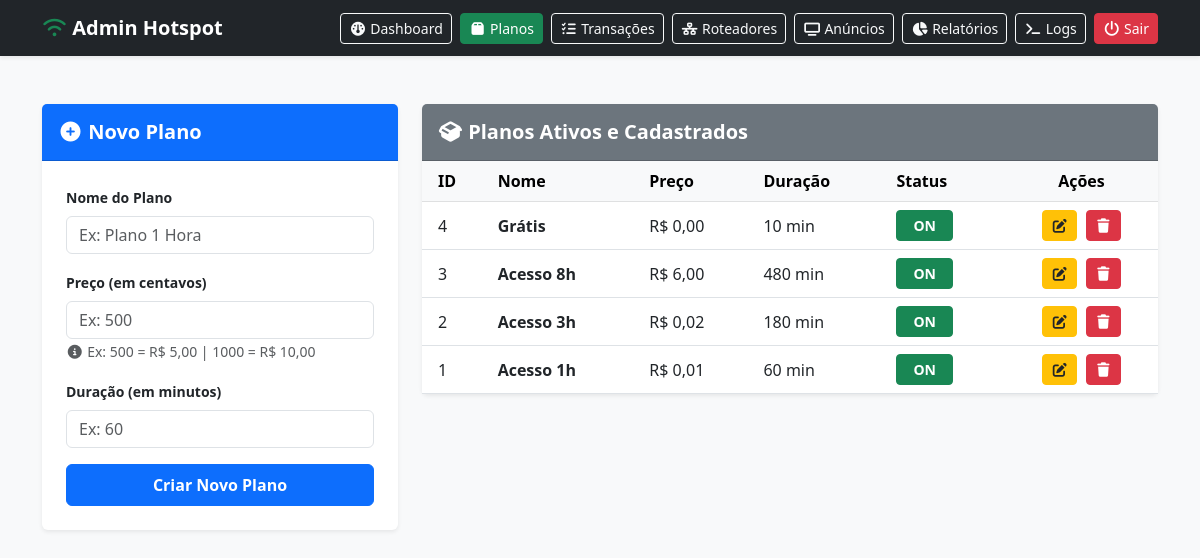
/admin/plans (signed in), run on an earlier commit of the app's database.
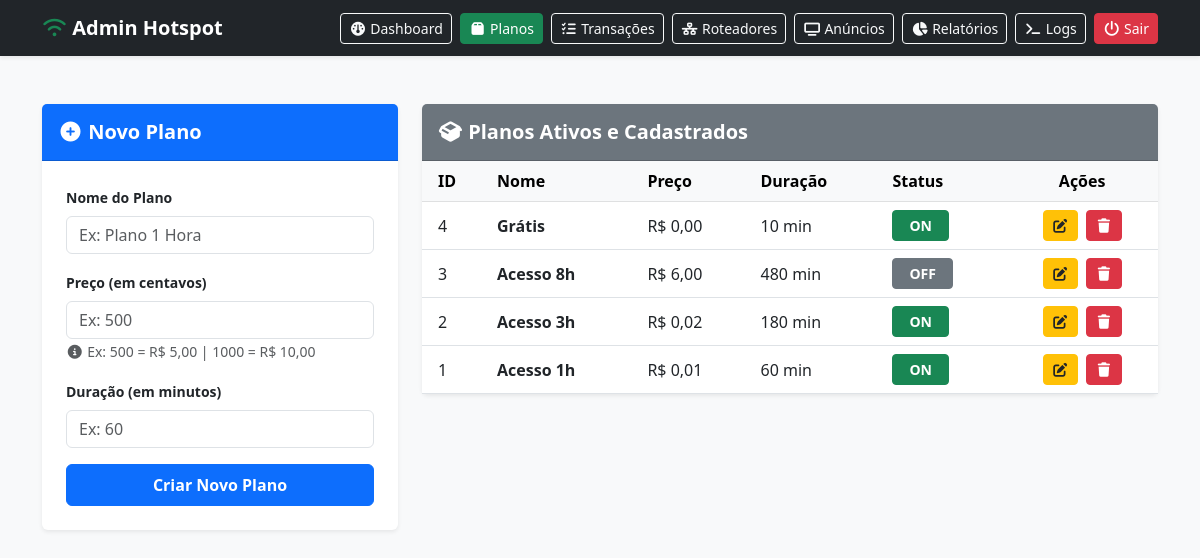
And on a later commit of the database.
### tables this page shows
CREATE TABLE `planos` (
  `id` int(11) NOT NULL,
  `name` varchar(100) NOT NULL,
  `price_cents` int(11) NOT NULL COMMENT 'Valor em cêntimos. Ex: 500 = R$ 5,00',
  `duration_minutes` int(11) NOT NULL COMMENT 'Tempo de navegação em minutos',
  `criado_em` timestamp NOT NULL DEFAULT current_timestamp(),
  `ativo` tinyint(1) DEFAULT 1
);

### controllers/admin/planos.php (called while the page is built, shortened)
<?php
require_once __DIR__ . '/../../models/banco.php';
class Planos
{
    private $db;
    public function __construct()
    {
        $this->db = new Banco();
    }
    public function index()
    {
        $plans = $this->db->getAll("SELECT * FROM planos ORDER BY id DESC");
        require_once __DIR__ . '/../../views/admin/planos.php';
    }
}

### models/banco.php (called while the page is built, shortened)
<?php
class Banco {
    private $pdo;
    public function __construct() {
        try {
            $opcoes = [
                PDO::ATTR_ERRMODE => PDO::ERRMODE_EXCEPTION,
                PDO::ATTR_DEFAULT_FETCH_MODE => PDO::FETCH_ASSOC,
                PDO::MYSQL_ATTR_INIT_COMMAND => "SET NAMES utf8mb4 COLLATE utf8mb4_unicode_ci, time_zone = '-03:00'"
            ];
            $this->pdo = new PDO(
                "mysql:host=" . DB_HOST . ";dbname=" . DB_NAME . ";charset=utf8mb4",
                DB_USER,
                DB_PASS,
                $opcoes
            );
        } catch (PDOException $e) {
            die("Erro crítico de infraestrutura: Falha na comunicação com o banco de dados.");
        }
    }
    public function query($sql, $params = []) {
        $stmt = $this->pdo->prepare($sql);
        $stmt->execute($params);
        return $stmt;
    }
    public function getAll($sql, $params = []) {
        return $this->query($sql, $params)->fetchAll();
    }
}
?>

### views/admin/planos.php (the view, shortened to what the changed rows need)
<?php include __DIR__ . '/header.php'; ?>
<div class="container mt-5">
    <div class="row">
        <div class="col-md-8 mb-4">
            <div class="card shadow-sm border-0">
                <div class="card-body p-0">
                    <div class="table-responsive">
                        <table class="table table-hover align-middle mb-0">
                            <thead class="table-light">
                                <tr>
                                    <th class="ps-3">ID</th>
                                    <th>Nome</th>
                                    <th>Preço</th>
                                    <th>Duração</th>
                                    <th>Status</th>
                                    <th class="text-center">Ações</th>
                                </tr>
                            </thead>
                            <tbody>
                                <?php foreach ($plans as $plan): ?>
                                    <tr>
                                        <td class="ps-3"><?= $plan['id']; ?></td>
                                        <td class="fw-bold"><?= htmlspecialchars($plan['name']); ?></td>
                                        <td>R$ <?= number_format($plan['price_cents'] / 100, 2, ',', '.'); ?></td>
                                        <td><?= $plan['duration_minutes']; ?> min</td>
                                        <td>
                                            <form method="POST" action="/admin/plans/toggle" style="display:inline;">
                                                <?php if (isset($plan['ativo']) && $plan['ativo']): ?>
                                                    <button type="submit" class="btn btn-sm btn-success px-3 fw-bold">ON</button>
                                                <?php else: ?>
                                                    <button type="submit" class="btn btn-sm btn-secondary px-3 fw-bold">OFF</button>
                                                <?php endif; ?>
                                            </form>
                                        </td>
                                        <td class="text-center">
                                            <button class="btn btn-sm btn-warning fw-bold text-dark me-1" data-bs-toggle="modal" data-bs-target="#editModal<?= $plan['id']; ?>">
                                                <i class="fa-solid fa-edit"></i>
                                            </button>
                                            <form method="POST" action="/admin/plans/delete" style="display:inline;">
                                                <button type="submit" class="btn btn-sm btn-danger" onclick="return confirm('Tem certeza de que deseja excluir este plano?')">
                                                    <i class="fa-solid fa-trash"></i>
                                                </button>
                                            </form>
                                        </td>
                                    </tr>
                                <?php endforeach; ?>
                            </tbody>
                        </table>
                    </div>
                </div>
            </div>
        </div>
    </div>
</div>
<?php include __DIR__ . '/footer.php'; ?>

What changed in the data, as far as the page shows it:
changed planos "Acesso 8h": ativo "ON" → "OFF"
